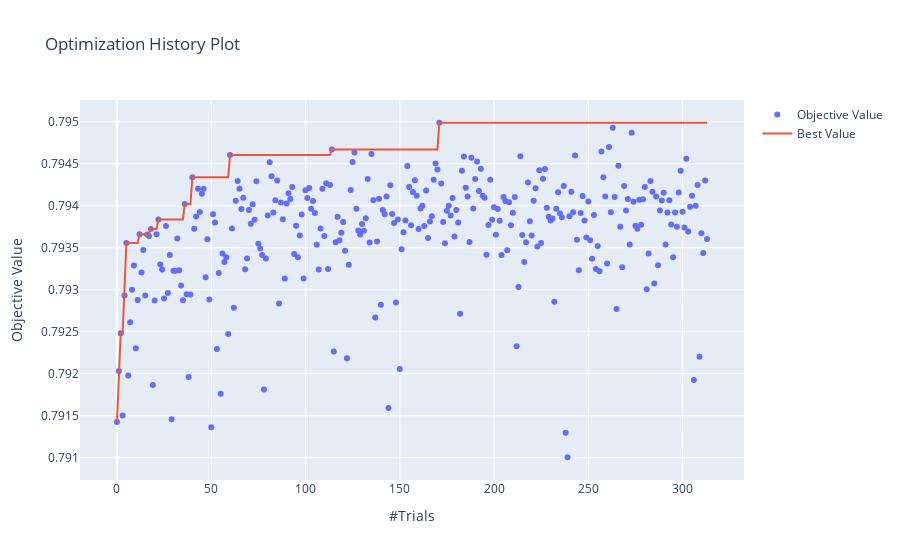

Notebook cell for this chart:
### Code cell
plot_optimization_history(study)

### Figure 1 — Plotly figure (JSON) as saved in the notebook; plotly's stock layout.template omitted (floating-point values rounded to 4 significant figures; data arrays with more than 128 entries replaced by an {"elided": "..."} marker saying what was removed)
{"data": [{"mode": "markers", "name": "Objective Value", "type": "scatter", "x": {"elided": "314 int values"}, "y": {"elided": "314 float values"}}, {"name": "Best Value", "type": "scatter", "x": {"elided": "314 int values"}, "y": {"elided": "314 float values"}}], "layout": {"autosize": true, "title": {"text": "Optimization History Plot"}, "xaxis": {"autorange": true, "range": [-18.89, 331.9], "title": {"text": "#Trials"}, "type": "linear"}, "yaxis": {"autorange": true, "range": [0.7907, 0.7953], "title": {"text": "Objective Value"}, "type": "linear"}}}
